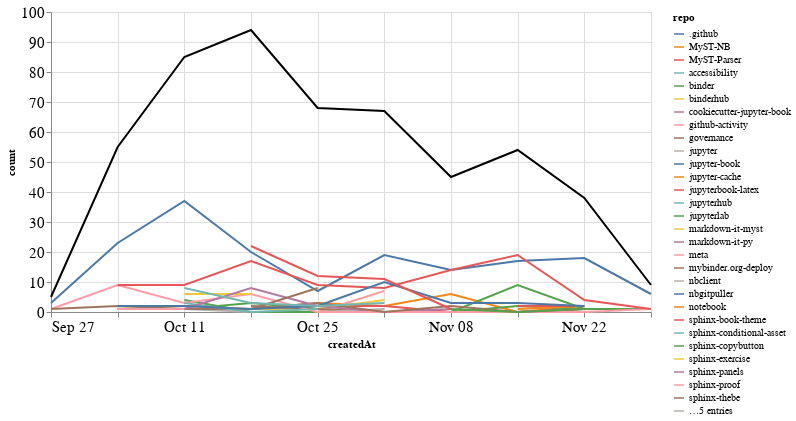

Notebook code for this chart:
### Markdown cell above
## Comments

### Code cell
comments_time = comments.groupby('repo').resample('W', on='createdAt').count()['author'].reset_index()
comments_time = comments_time.rename(columns={'author': 'count'})
comments_time_total = comments_time.groupby('createdAt').agg({"count": "sum"}).reset_index()
ch1 = alt.Chart(comments_time, width=600).mark_line().encode(
    x='createdAt',
    y='count',
    color='repo',
    tooltip="repo"
)

ch2 = alt.Chart(comments_time_total, width=600).mark_line(color="black").encode(
    x='createdAt',
    y='count',
)

ch1 + ch2

### Figure 1 — Vega-Lite specification as saved in the notebook (floating-point values rounded to 4 significant figures; data arrays with more than 128 entries replaced by an {"elided": "..."} marker saying what was removed)
{"config": {"axisLeft": {"labelFontSize": 15}, "axisBottom": {"labelFontSize": 15}}, "layer": [{"data": {"name": "data-5b584f59a31760d102f24887df3db868"}, "mark": "line", "encoding": {"color": {"type": "nominal", "field": "repo"}, "tooltip": {"type": "nominal", "field": "repo"}, "x": {"type": "temporal", "field": "createdAt"}, "y": {"type": "quantitative", "field": "count"}}, "width": 600}, {"data": {"name": "data-aec7e641211a6d8b77fda3c71a52bbfa"}, "mark": {"type": "line", "color": "black"}, "encoding": {"x": {"type": "temporal", "field": "createdAt"}, "y": {"type": "quantitative", "field": "count"}}, "width": 600}], "$schema": "https://vega.github.io/schema/vega-lite/v4.8.1.json", "datasets": {"data-5b584f59a31760d102f24887df3db868": {"elided": "137 records"}, "data-aec7e641211a6d8b77fda3c71a52bbfa": [{"createdAt": "2020-09-27T00:00:00", "count": 5}, {"createdAt": "2020-10-04T00:00:00", "count": 55}, {"createdAt": "2020-10-11T00:00:00", "count": 85}, {"createdAt": "2020-10-18T00:00:00", "count": 94}, {"createdAt": "2020-10-25T00:00:00", "count": 68}, {"createdAt": "2020-11-01T00:00:00", "count": 67}, {"createdAt": "2020-11-08T00:00:00", "count": 45}, {"createdAt": "2020-11-15T00:00:00", "count": 54}, {"createdAt": "2020-11-22T00:00:00", "count": 38}, {"createdAt": "2020-11-29T00:00:00", "count": 9}]}}
